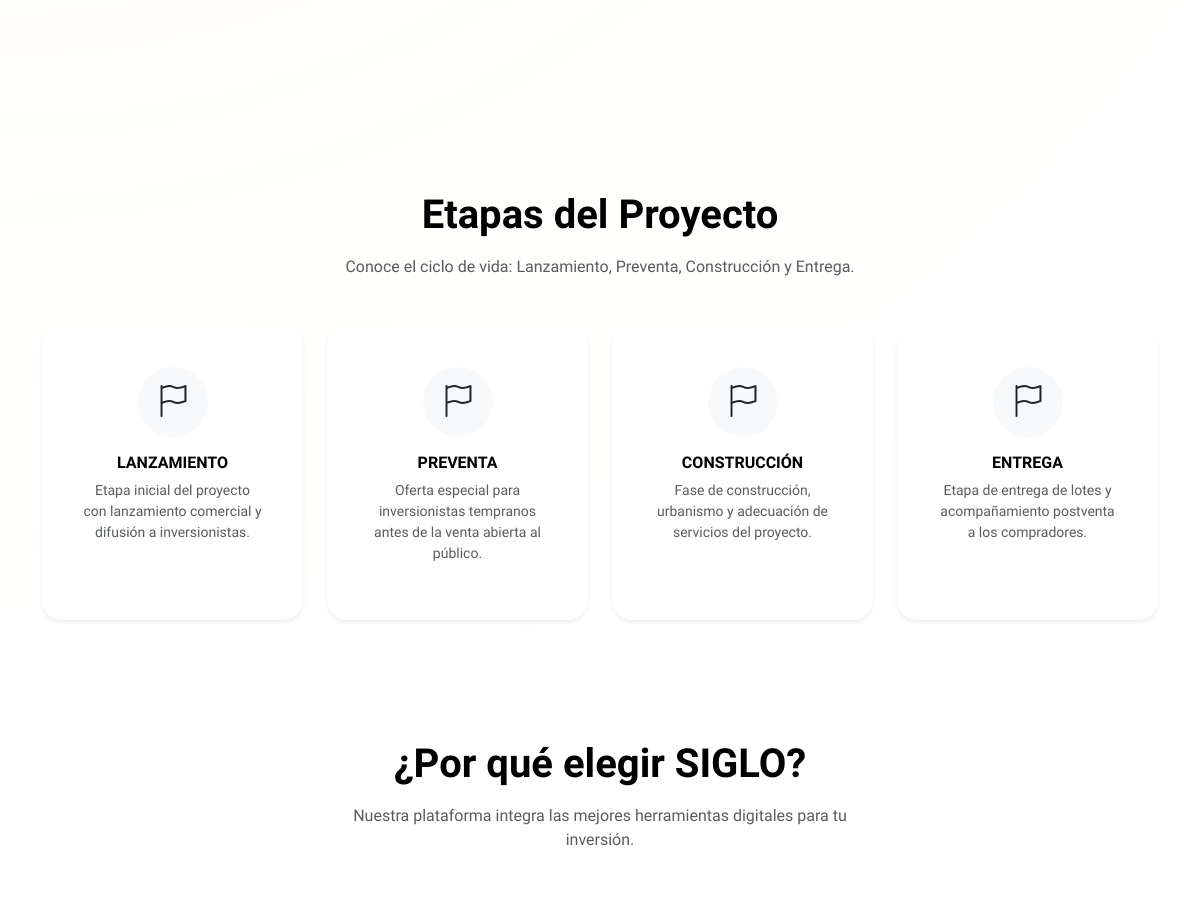
/ (middle part), run on an earlier commit of the app's database.
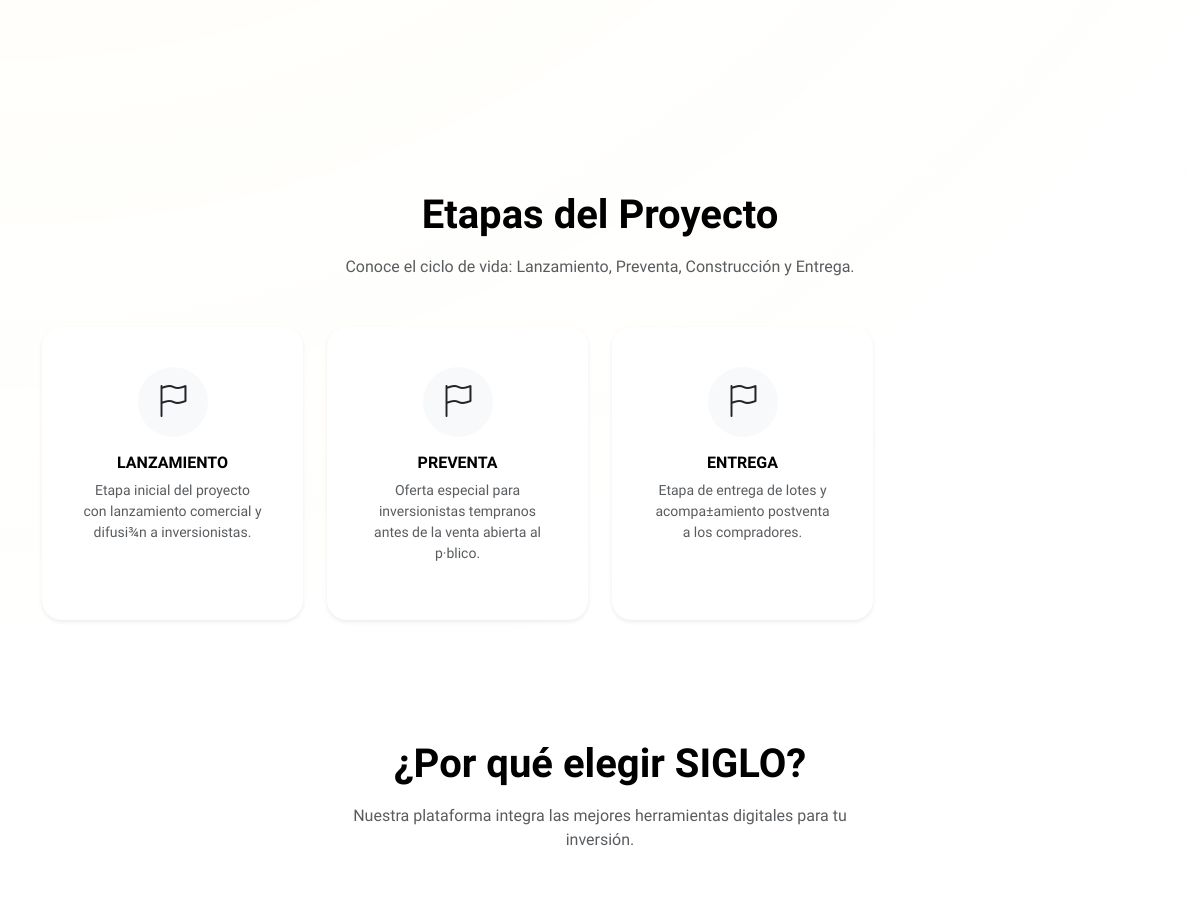
And on a later commit of the database.
### LOTES/models.py (models this page shows)
class Stage(models.Model):
    name = models.CharField(max_length=50)  # Lanzamiento, Preventa, etc.
    description = models.TextField()

### PROJECT_INFO/views.py (the view, shortened to what this page needs)
# urls.py: path('', project_views.dashboard, name='dashboard'),
def dashboard(request):
    desired_names = ["Lanzamiento", "Preventa", "Construcción", "Entrega"]
    stages_qs = Stage.objects.filter(name__in=desired_names)
    stage_map = {s.name: s for s in stages_qs}
    stages = [stage_map[name] for name in desired_names if name in stage_map]
    return render(request, "project_info/dashboard.html", {"stages": stages})

### PROJECT_INFO/templates/project_info/dashboard.html (shortened to what this page needs)
{% extends "index.html" %}
{% block content %}
<section class="hero-section py-5 mb-5">
    <div class="container py-lg-5">
    </div>
</section>
<section class="py-5">
    <div class="container">
        <div class="text-center mb-5" data-aos="fade-up">
            <h2 class="display-6 fw-bold mb-3">Etapas del Proyecto</h2>
            <p class="text-muted mx-auto" style="max-width: 520px;">
                Conoce el ciclo de vida: Lanzamiento, Preventa, Construcción y Entrega.
            </p>
        </div>
        <div class="row g-4">
            {% for stage in stages %}
            <div class="col-md-3" data-aos="fade-up" data-aos-delay="{{ forloop.counter0|add:'1' }}00">
                <div class="premium-card h-100 border-0 shadow-sm text-center">
                    <div class="mb-3 d-inline-flex align-items-center justify-content-center p-3 bg-light rounded-circle"
                        style="width: 70px; height: 70px;">
                        <i class="bi bi-flag fs-2 text-dark"></i>
                    </div>
                    <h3 class="h6 fw-bold text-uppercase mb-2">{{ stage.name }}</h3>
                    <p class="text-muted small">{{ stage.description }}</p>
                </div>
            </div>
            {% empty %}
            <div class="col-12">
                <div class="premium-card border-0 shadow-sm">
                    <p class="mb-0 text-muted">Aún no se han definido las etapas públicas del proyecto.</p>
                </div>
            </div>
            {% endfor %}
        </div>
    </div>
 </section>
<section class="features-section py-5">
    <div class="container py-4">
        <div class="text-center mb-5" data-aos="fade-up">
            <h2 class="display-6 fw-bold mb-3">¿Por qué elegir SIGLO?</h2>
            <p class="text-muted mx-auto" style="max-width: 500px;">Nuestra plataforma integra las mejores herramientas
                digitales para tu inversión.</p>
        </div>
        <div class="row g-4">
        </div>
    </div>
</section>
{% endblock %}

What changed in the data, as far as the page shows it:
no longer on this page (row edited): Stage: name "CONSTRUCCIÓN", description "Fase de construcción, urbanismo y adecuación de servicios del proyecto."
changed Stage "LANZAMIENTO": description "Etapa inicial del proyecto con lanzamiento comercial y difusión a inversionistas." → "Etapa inicial del proyecto con lanzamiento comercial y difusi¾n a inversionistas."
changed Stage "PREVENTA": description "Oferta especial para inversionistas tempranos antes de la venta abierta al público." → "Oferta especial para inversionistas tempranos antes de la venta abierta al p·blico."
changed Stage "ENTREGA": description "Etapa de entrega de lotes y acompañamiento postventa a los compradores." → "Etapa de entrega de lotes y acompa±amiento postventa a los compradores."
